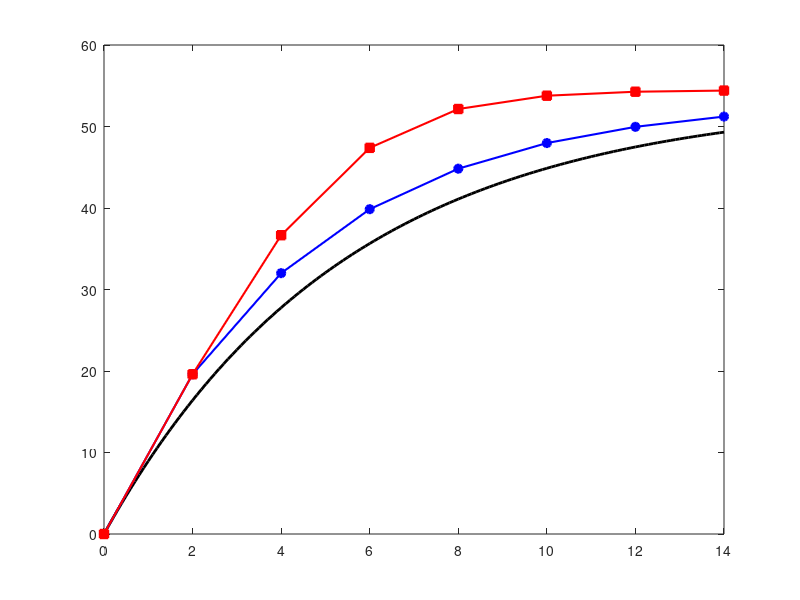

The MATLAB script that drew this image: (Note: this script raises an error after producing the figure.)
% =========================================================
%  LAB 1 – Problem 2: Falling Parachutist
%  Compares the analytical solution to Euler numerical
%  solutions for linear and second-order drag models.
%  m = 68.1 kg, c = 12.5 kg/s, c' = 0.225 kg/m
% =========================================================
clc; clear; close all;

%% ===== PARAMETERS =====
m   = 68.1;    % mass (kg)
c   = 12.5;    % linear drag coefficient (kg/s)
g   = 9.8;     % gravity (m/s^2)
dt  = 2;       % time step (s)
t_end = 14;    % end time (s)

%% ===== ANALYTICAL SOLUTION =====
t_anal = 0:0.1:t_end;
v_anal = (g*m/c) .* (1 - exp(-(c/m).*t_anal));

%% ===== NUMERICAL (EULER) -- LINEAR DRAG =====
t_num = 0:dt:t_end;
v_num = zeros(size(t_num));
% v(0) = 0 (starts from rest)
for i = 1:length(t_num)-1
    v_num(i+1) = v_num(i) + (g - (c/m)*v_num(i)) * dt;
end

fprintf('Euler (linear drag) results:\n');
fprintf('  t(s)    v_analytical    v_numerical\n');
for i = 1:length(t_num)
    v_a = (g*m/c)*(1 - exp(-(c/m)*t_num(i)));
    fprintf('  %4.1f    %10.4f    %10.4f\n', t_num(i), v_a, v_num(i));
end

%% ===== NUMERICAL (EULER) -- SECOND-ORDER DRAG (Prob 1.3) =====
c2    = 0.225;   % second-order drag coefficient (kg/m)
v_num2 = zeros(size(t_num));
for i = 1:length(t_num)-1
    v_num2(i+1) = v_num2(i) + (g - (c2/m)*v_num2(i)^2) * dt;
end

%% ===== PLOT =====
figure;
plot(t_anal, v_anal, 'k-',  'LineWidth', 2, 'DisplayName', 'Analytical (linear drag)');
hold on;
plot(t_num,  v_num,  'bo-', 'LineWidth', 1.5, 'MarkerFaceColor','b', ...
     'DisplayName', 'Euler numerical (linear drag)');
plot(t_num,  v_num2, 'rs-', 'LineWidth', 1.5, 'MarkerFaceColor','r', ...
     'DisplayName', 'Euler numerical (2nd-order drag)');
yline((g*m/c), 'k--', 'LineWidth', 1, 'DisplayName', 'Terminal velocity');
xlabel('Time, t (s)');
ylabel('Velocity, v (m/s)');
title('Falling Parachutist: Analytical vs. Numerical Solution');
legend('Location', 'southeast');
grid on;
